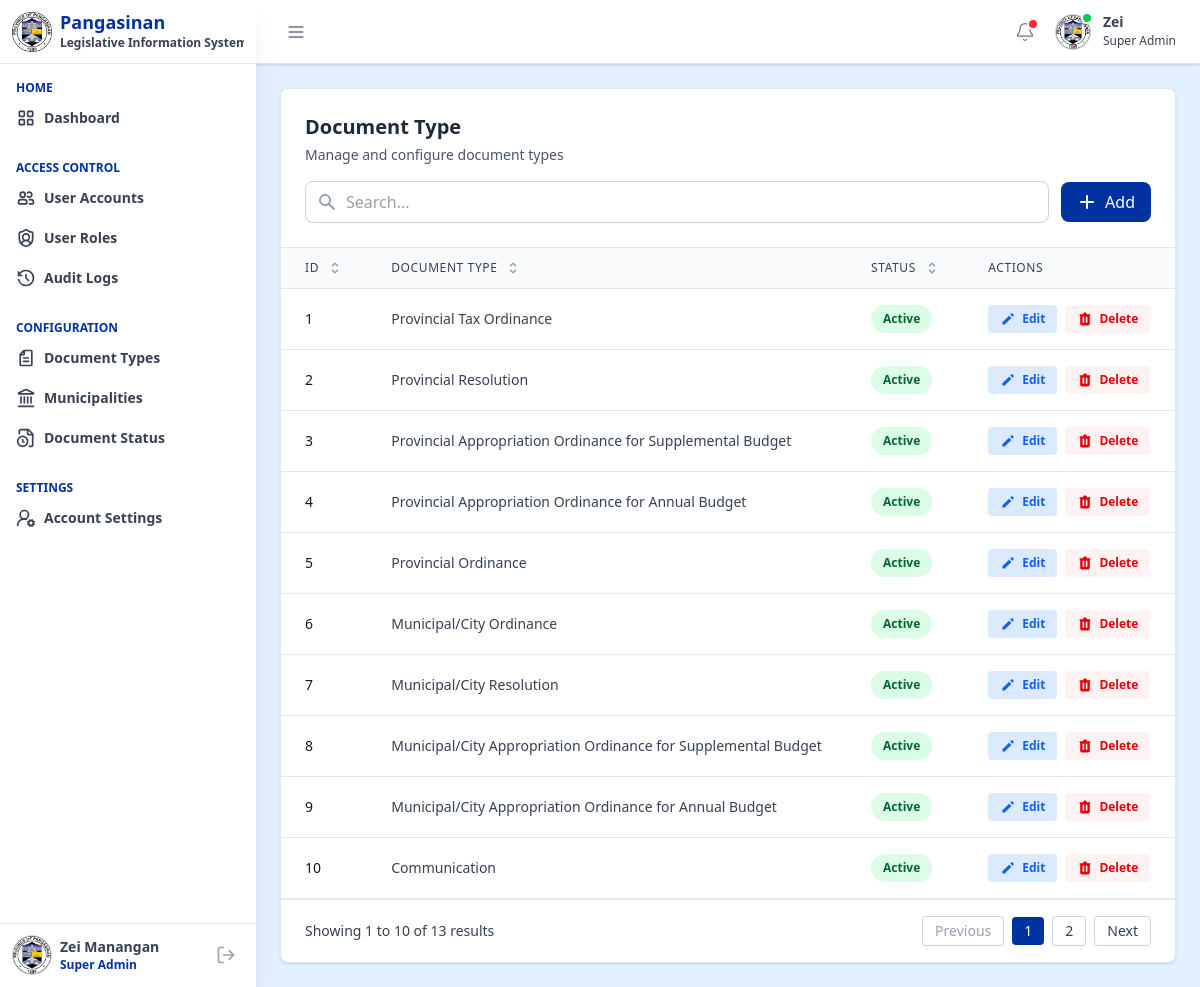
Screenshot of /pages/super_admin/document_types.php (signed in) with the database file from the repository.
### tables this page shows
CREATE TABLE `document_types` (
  `document_type_id` int NOT NULL,
  `document_type_name` varchar(255) NOT NULL,
  `status` enum('active','inactive') DEFAULT 'active',
  `is_deleted` tinyint(1) DEFAULT '0',
  `created_at` datetime DEFAULT CURRENT_TIMESTAMP,
  `updated_at` datetime DEFAULT CURRENT_TIMESTAMP ON UPDATE CURRENT_TIMESTAMP,
  `created_by` int DEFAULT NULL,
  `updated_by` int DEFAULT NULL
);

### includes/fetch_doc_types_data.php (called while the page is built, shortened)
<?php
require_once 'db.php';
function getAllDocTypes() {
    global $pdo;
    try {
        $query = "
            SELECT
                document_type_id,
                document_type_name,
                status,
                created_at,
                updated_at
            FROM document_types
            WHERE is_deleted = FALSE
            ORDER BY document_type_id ASC
        ";
        $stmt = $pdo->prepare($query);
        $stmt->execute();
        return $stmt->fetchAll(PDO::FETCH_ASSOC);
    } catch (PDOException $e) {
        return ['error' => 'Database error: ' . $e->getMessage()];
    }
}
?>

### pages/super_admin/document_types.php (the view, shortened to what this page needs)
<?php
include '../../components/header.php';
include '../../includes/fetch_doc_types_data.php';
$docTypes = getAllDocTypes();
?>
<div class="">
    <?php include '../../components/sidebar.php'; ?>
    <div class="flex-1 md:ml-64 min-h-screen">
        <?php
        include '../../components/topbar.php';
        ?>
        <main class="p-3 sm:p-6">
            <div class="bg-white rounded-lg shadow-sm border border-slate-200">
                <div class="p-6 border-b border-slate-200">
                    <div class="flex flex-col gap-4">
                        <div>
                            <h2 class="text-xl font-bold text-gray-800">Document Type</h2>
                            <p class="text-sm text-gray-600 mt-1">Manage and configure document types</p>
                        </div>
                        <div class="flex items-center gap-3 w-full">
                            <div class="relative flex-1">
                                <div class="absolute inset-y-0 left-0 pl-3 flex items-center pointer-events-none">
                                    <svg class="h-5 w-5 text-gray-400" xmlns="http://www.w3.org/2000/svg"
                                        viewBox="0 0 20 20" fill="currentColor">
                                        <path fill-rule="evenodd"
                                            d="M8 4a4 4 0 100 8 4 4 0 000-8zM2 8a6 6 0 1110.89 3.476l4.817 4.817a1 1 0 01-1.414 1.414l-4.816-4.816A6 6 0 012 8z"
                                            clip-rule="evenodd" />
                                    </svg>
                                </div>
                                <input type="text" id="searchInput" placeholder="Search..."
                                    class="pl-10 pr-4 py-2 border border-slate-300 rounded-lg outline-none w-full focus:ring-2 focus:ring-[#0033A1] focus:border-transparent"
                                    onkeyup="filterTable()">
                            </div>
                            <button onclick="openModal('doc-type-add-modal')"
                                class="px-4 py-2 bg-[#0033A1] text-white rounded-lg hover:bg-blue-800 transition-colors duration-200 font-medium flex items-center gap-2 cursor-pointer whitespace-nowrap">
                                <svg class="h-5 w-5" xmlns="http://www.w3.org/2000/svg" viewBox="0 0 20 20"
                                    fill="currentColor">
                                    <path fill-rule="evenodd"
                                        d="M10 3a1 1 0 00-1 1v5H4a1 1 0 100 2h5v5a1 1 0 102 0v-5h5a1 1 0 100-2h-5V4a1 1 0 00-1-1z"
                                        clip-rule="evenodd" />
                                </svg>
                                Add
                            </button>
                        </div>
                    </div>
                </div>
                <div class="overflow-x-auto">
                    <table id="usersTable" class="min-w-full divide-y divide-slate-200">
                        <thead class="bg-slate-50">
                            <tr>
                                <th scope="col"
                                    class="px-3 sm:px-6 py-3 text-left text-xs font-medium text-gray-700 uppercase tracking-wider cursor-pointer"
                                    onclick="sortTable(0)">
                                    <div class="flex items-center gap-2">
                                        ID
                                    </div>
                                </th>
                                <th scope="col"
                                    class="px-3 sm:px-6 py-3 text-left text-xs font-medium text-gray-700 uppercase tracking-wider cursor-pointer"
                                    onclick="sortTable(1)">
                                    <div class="flex items-center gap-2">
                                        Document Type
                                    </div>
                                </th>
                                <th scope="col"
                                    class="px-3 sm:px-6 py-3 text-left text-xs font-medium text-gray-700 uppercase tracking-wider cursor-pointer"
                                    onclick="sortTable(2)">
                                    <div class="flex items-center gap-2">
                                        Status
                                    </div>
                                </th>
                                <th scope="col"
                                    class="px-3 sm:px-6 py-3 text-left text-xs font-medium text-gray-700 uppercase tracking-wider">
                                    Actions
                                </th>
                            </tr>
                        </thead>
                        <tbody class="bg-white divide-y divide-slate-200" id="tableBody">
                            <?php if (isset($docTypes['error'])): ?>
                                <tr>
                                    <td colspan="4" class="px-6 py-8 text-center text-red-600">
                                        <?php echo htmlspecialchars($docTypes['error']); ?>
                                    </td>
                                </tr>
                            <?php elseif (empty($docTypes)): ?>
                            <?php else: ?>
                                <?php foreach ($docTypes as $docType): ?>
                                    <tr class="hover:bg-slate-50 transition-colors duration-150">
                                        <td class="px-3 sm:px-6 py-3 sm:py-4 whitespace-nowrap text-sm font-medium text-gray-900">
                                            <?php echo htmlspecialchars($docType['document_type_id']); ?>
                                        </td>
                                        <td class="px-3 sm:px-6 py-3 sm:py-4 whitespace-nowrap text-sm text-gray-700">
                                            <?php echo htmlspecialchars($docType['document_type_name']); ?>
                                        </td>
                                        <td class="px-3 sm:px-6 py-3 sm:py-4 whitespace-nowrap">
                                            <?php
                                            $statusClass = $docType['status'] === 'active'
                                                ? 'bg-green-100 text-green-800'
                                                : 'bg-gray-200 text-gray-800';
                                            ?>
                                            <span
                                                class="px-3 py-1 inline-flex text-xs leading-5 font-semibold rounded-full <?php echo $statusClass; ?>">
                                                <?php echo htmlspecialchars(ucfirst($docType['status'])); ?>
                                            </span>
                                        </td>
                                        <td class="px-3 sm:px-6 py-3 sm:py-4 whitespace-nowrap text-sm font-medium">
                                            <div class="flex items-center gap-2">
                                                <button onclick="editDocType(<?php echo $docType['document_type_id']; ?>)" class="inline-flex items-center gap-1.5 px-3 py-1.5 text-xs font-bold text-blue-600 bg-blue-100 hover:bg-blue-200 rounded transition duration-150 cursor-pointer">
                                                    <svg class="h-4 w-4" xmlns="http://www.w3.org/2000/svg" viewBox="0 0 20 20"
                                                        fill="currentColor">
                                                        <path
                                                            d="M13.586 3.586a2 2 0 112.828 2.828l-.793.793-2.828-2.828.793-.793zM11.379 5.793L3 14.172V17h2.828l8.38-8.379-2.83-2.828z" />
                                                    </svg>
                                                    Edit
                                                </button>
                                                <button
                                                    onclick="deleteDocType(<?php echo $docType['document_type_id']; ?>, '<?php echo htmlspecialchars($docType['document_type_name']); ?>')"
                                                    class="inline-flex items-center gap-1.5 px-3 py-1.5 text-xs font-bold text-red-600 bg-red-50 hover:text-red-900 rounded transition duration-150 cursor-pointer">
                                                    Delete
                                                </button>
                                            </div>
                                        </td>
                                    </tr>
                                <?php endforeach; ?>
                            <?php endif; ?>
                        </tbody>
                    </table>
                </div>
                <div
                    class="px-4 sm:px-6 py-4 border-t border-slate-200 flex flex-col sm:flex-row items-center justify-between gap-4">
                    <div id="paginationInfo" class="text-sm text-gray-700">
                    </div>
                    <div id="paginationContainer" class="flex items-center space-x-2">
                    </div>
                </div>
            </div>
        </main>
    </div>
</div>
</body>
</html>

### components/sidebar.php (style rules this page uses)
@media (min-width: 768px) { .md\:ml-64 { transition: margin-left 0.3s ease; } }

### rows the page displays
document_types: document_type_id "1", document_type_name "Provincial Tax Ordinance", status "Active"
document_types: document_type_id "2", document_type_name "Provincial Resolution", status "Active"
document_types: document_type_id "3", document_type_name "Provincial Appropriation Ordinance for Supplemental Budget", status "Active"
document_types: document_type_id "4", document_type_name "Provincial Appropriation Ordinance for Annual Budget", status "Active"
document_types: document_type_id "5", document_type_name "Provincial Ordinance", status "Active"
document_types: document_type_id "6", document_type_name "Municipal/City Ordinance", status "Active"
document_types: document_type_id "7", document_type_name "Municipal/City Resolution", status "Active"
document_types: document_type_id "8", document_type_name "Municipal/City Appropriation Ordinance for Supplemental Budget", status "Active"
document_types: document_type_id "9", document_type_name "Municipal/City Appropriation Ordinance for Annual Budget", status "Active"
document_types: document_type_id "10", document_type_name "Communication", status "Active"

### other values shown
$_SESSION['role_name'] "Super Admin"
$_SESSION['first_name'] "Zei"
